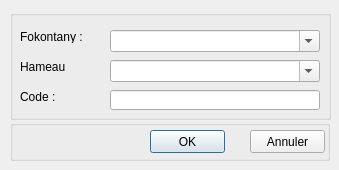
<?xml version="1.0" encoding="UTF-8"?>
<ui version="4.0">
 <class>Dialog</class>
 <widget class="QDialog" name="Dialog">
  <property name="geometry">
   <rect>
    <x>0</x>
    <y>0</y>
    <width>339</width>
    <height>170</height>
   </rect>
  </property>
  <property name="windowTitle">
   <string>Code parcelle</string>
  </property>
  <widget class="QGroupBox" name="groupBox">
   <property name="geometry">
    <rect>
     <x>10</x>
     <y>10</y>
     <width>321</width>
     <height>110</height>
    </rect>
   </property>
   <property name="title">
    <string/>
   </property>
   <widget class="QLineEdit" name="lineEdit_3">
    <property name="geometry">
     <rect>
      <x>100</x>
      <y>80</y>
      <width>210</width>
      <height>20</height>
     </rect>
    </property>
   </widget>
   <widget class="QComboBox" name="comboBox">
    <property name="geometry">
     <rect>
      <x>100</x>
      <y>20</y>
      <width>210</width>
      <height>22</height>
     </rect>
    </property>
    <property name="editable">
     <bool>true</bool>
    </property>
   </widget>
   <widget class="QComboBox" name="comboBox_2">
    <property name="geometry">
     <rect>
      <x>100</x>
      <y>50</y>
      <width>210</width>
      <height>22</height>
     </rect>
    </property>
    <property name="editable">
     <bool>true</bool>
    </property>
   </widget>
   <widget class="QLabel" name="label">
    <property name="geometry">
     <rect>
      <x>10</x>
      <y>20</y>
      <width>70</width>
      <height>13</height>
     </rect>
    </property>
    <property name="text">
     <string>Fokontany : </string>
    </property>
   </widget>
   <widget class="QLabel" name="label_2">
    <property name="geometry">
     <rect>
      <x>10</x>
      <y>50</y>
      <width>46</width>
      <height>13</height>
     </rect>
    </property>
    <property name="text">
     <string>Hameau :</string>
    </property>
   </widget>
   <widget class="QLabel" name="label_3">
    <property name="geometry">
     <rect>
      <x>10</x>
      <y>80</y>
      <width>46</width>
      <height>13</height>
     </rect>
    </property>
    <property name="text">
     <string>Code : </string>
    </property>
   </widget>
  </widget>
  <widget class="QGroupBox" name="groupBox_3">
   <property name="geometry">
    <rect>
     <x>10</x>
     <y>120</y>
     <width>320</width>
     <height>41</height>
    </rect>
   </property>
   <property name="title">
    <string/>
   </property>
   <widget class="QPushButton" name="pushButton">
    <property name="geometry">
     <rect>
      <x>140</x>
      <y>10</y>
      <width>75</width>
      <height>23</height>
     </rect>
    </property>
    <property name="text">
     <string>OK</string>
    </property>
   </widget>
   <widget class="QPushButton" name="pushButton_2">
    <property name="geometry">
     <rect>
      <x>240</x>
      <y>10</y>
      <width>75</width>
      <height>23</height>
     </rect>
    </property>
    <property name="text">
     <string>Annuler</string>
    </property>
   </widget>
  </widget>
 </widget>
 <resources/>
 <connections/>
</ui>
